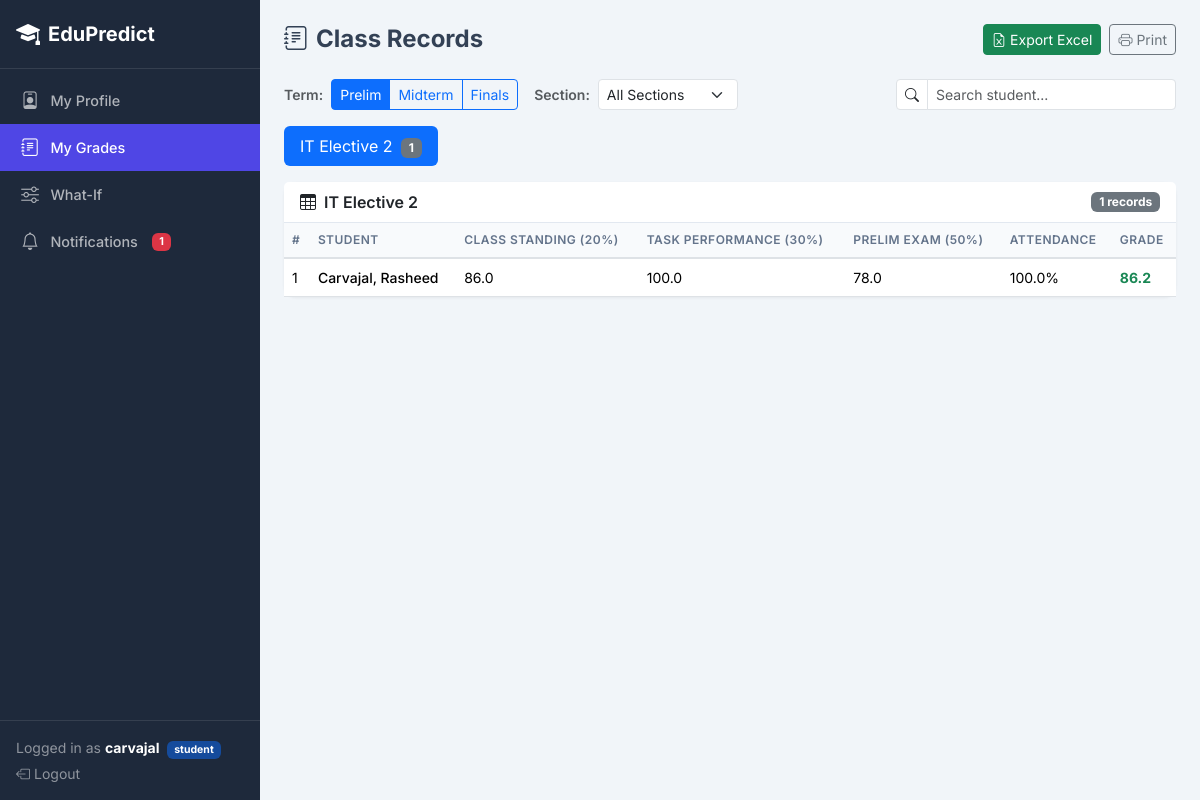
Page /class-records (signed in) on the committed database.
### app.py (models this page shows, shortened)
class User(db.Model):
    __tablename__ = 'users'
    id = db.Column(db.Integer, primary_key=True)
    username = db.Column(db.String(80), unique=True, nullable=False)
    password_hash = db.Column(db.String(256), nullable=False)
    role = db.Column(db.String(20), default='teacher')
    student_id = db.Column(db.Integer, db.ForeignKey('students.id'), nullable=True)
    @property
    def is_authenticated(self): return True
    @property
    def is_staff(self): return self.role in ('admin', 'teacher')
    @property
    def is_parent(self): return self.role == 'parent'

class Subject(db.Model):
    __tablename__ = 'subjects'
    id = db.Column(db.Integer, primary_key=True)
    name = db.Column(db.String(100), nullable=False)
    description = db.Column(db.Text)
    records = db.relationship('ClassRecord', backref='subject', lazy=True)
    topics = db.relationship('Topic', backref='subject', lazy=True)

class ClassRecord(db.Model):
    __tablename__ = 'class_records'
    id = db.Column(db.Integer, primary_key=True)
    student_id = db.Column(db.Integer, db.ForeignKey('students.id'), nullable=False)
    subject_id = db.Column(db.Integer, db.ForeignKey('subjects.id'), nullable=False)
    term = db.Column(db.String(20))
    semester = db.Column(db.String(30))
    school_year = db.Column(db.String(30))
    class_standing = db.Column(db.Float, default=0)     # Equiv % (weight 20%)
    exam_score = db.Column(db.Float, default=0)          # Equiv % (weight 50%)
    task_performance = db.Column(db.Float, default=0)    # Equiv % (weight 30%)
    attendance = db.Column(db.Float, default=100)         # Tracked separately, not in grade
    final_grade = db.Column(db.Float, default=0)          # CS*0.20 + TP*0.30 + Exam*0.50

class Student(db.Model):
    __tablename__ = 'students'
    id = db.Column(db.Integer, primary_key=True)
    name = db.Column(db.String(100), nullable=False)
    section = db.Column(db.String(20))
    year_level = db.Column(db.Integer)
    semester = db.Column(db.String(30))
    school_year = db.Column(db.String(30))
    email = db.Column(db.String(100))
    is_scholar = db.Column(db.Boolean, default=False)
    is_working_student = db.Column(db.Boolean, default=False)
    parent_phone = db.Column(db.String(20))
    parent_name = db.Column(db.String(100))
    records = db.relationship('ClassRecord', backref='student', lazy=True)
    predictions = db.relationship('Prediction', backref='student', lazy=True)
    activities = db.relationship('StudentActivity', backref='student', lazy=True)
    quiz_scores = db.relationship('QuizScore', backref='student', lazy=True)
    notifications = db.relationship('Notification', backref='student', lazy=True)

### app.py (the view, shortened to what this page needs)
@app.route('/class-records', methods=['GET', 'POST'])
@login_required
def class_records():
    if request.method == 'POST' and not current_user.is_staff:
        abort(403)
    query = (
        db.session.query(ClassRecord, Student, Subject)
        .join(Student, ClassRecord.student_id == Student.id)
        .join(Subject, ClassRecord.subject_id == Subject.id)
    )
    if current_user.role == 'student' and current_user.student_id:
        query = query.filter(ClassRecord.student_id == current_user.student_id)
    if current_user.role == 'parent' and current_user.student_id:
        query = query.filter(ClassRecord.student_id == current_user.student_id)
    all_records = query.order_by(Subject.name, Student.name, ClassRecord.term).all()
    records_by_subject = {}
    for rec, student, subject in all_records:
        records_by_subject.setdefault(subject.name, []).append((rec, student, subject))
    all_students = Student.query.order_by(Student.name).all()
    all_subjects = Subject.query.order_by(Subject.name).all()
    sections = [r[0] for r in db.session.query(Student.section).distinct().order_by(Student.section).all() if r[0]]
    return render_template('class_records.html',
                           records_by_subject=records_by_subject,
                           students=all_students, subjects=all_subjects,
                           sections=sections)

### app.py (called while the page is built)
@login_manager.user_loader
def load_user(user_id):
    return db.session.get(User, int(user_id))

### templates/class_records.html (shortened to what this page needs)
{% extends "base.html" %}
{% block content %}
<div class="d-flex flex-wrap align-items-center justify-content-between gap-2 mb-4">
    <h4 class="fw-bold mb-0"><i class="bi bi-journal-text me-2"></i>Class Records</h4>
    <div class="d-flex flex-wrap gap-2">
        <a href="{{ url_for('export_class_records') }}" class="btn btn-success btn-sm"><i class="bi bi-file-earmark-excel me-1"></i>Export Excel</a>
        <button class="btn btn-outline-secondary btn-sm" onclick="window.print()"><i class="bi bi-printer me-1"></i>Print</button>
    </div>
</div>
        <div class="d-flex flex-wrap align-items-center gap-2 mb-3">
            <span class="fw-semibold text-muted small">Term:</span>
            <div class="btn-group btn-group-sm" id="termFilter" role="group">
                <button type="button" class="btn btn-outline-primary active" data-term="Prelim">Prelim</button>
                <button type="button" class="btn btn-outline-primary" data-term="Midterm">Midterm</button>
                <button type="button" class="btn btn-outline-primary" data-term="Finals">Finals</button>
            </div>
            <span class="fw-semibold text-muted small ms-2">Section:</span>
            <select class="form-select form-select-sm" id="sectionFilter" style="width:auto;min-width:140px;">
                <option value="">All Sections</option>
            </select>
            <div class="ms-auto" style="max-width:280px;width:100%">
                <div class="input-group input-group-sm">
                    <span class="input-group-text bg-white"><i class="bi bi-search"></i></span>
                    <input type="text" class="form-control" id="recordSearch" placeholder="Search student...">
                </div>
            </div>
        </div>
        {% if subjects %}
        <ul class="nav nav-pills mb-3" id="subjectPills" role="tablist">
            {% for subject in subjects %}
            <li class="nav-item" role="presentation">
                <button class="nav-link {% if loop.first %}active{% endif %}"
                        data-bs-toggle="pill"
                        data-bs-target="#subj-{{ subject.id }}"
                        type="button" role="tab">
                    {{ subject.name }}
                    <span class="badge bg-secondary ms-1">{{ records_by_subject.get(subject.name, [])|length }}</span>
                </button>
            </li>
            {% endfor %}
        </ul>
        {% endif %}
        <div class="tab-content" id="subjectTabContent">
            {% for subject in subjects %}
            {% set subj_records = records_by_subject.get(subject.name, []) %}
            <div class="tab-pane fade {% if loop.first %}show active{% endif %}"
                 id="subj-{{ subject.id }}" role="tabpanel">
                <div class="card">
                    <div class="card-header d-flex justify-content-between align-items-center">
                        <span><i class="bi bi-table me-2"></i>{{ subject.name }}</span>
                        <span class="badge bg-secondary">{{ subj_records|length }} records</span>
                    </div>
                    <div class="card-body p-0">
                        <div class="table-responsive">
                            <table class="table table-hover align-middle mb-0">
                                <thead>
                                    <tr>
                                        <th>#</th>
                                        <th>Student</th>
                                        <th class="d-none d-md-table-cell">Class Standing (20%)</th>
                                        <th class="d-none d-md-table-cell">Task Performance (30%)</th>
                                        <th class="d-none d-md-table-cell exam-header">Prelim Exam (50%)</th>
                                        <th class="d-none d-lg-table-cell">Attendance</th>
                                        <th>Grade</th>
                                    </tr>
                                </thead>
                                <tbody>
                                {% for rec, student, subj in subj_records %}
                                <tr data-term="{{ rec.term }}" data-section="{{ student.section }}">
                                    <td class="row-num"></td>
                                    <td class="fw-medium">{{ student.name }}</td>
                                    <td class="d-none d-md-table-cell">{{ rec.class_standing }}</td>
                                    <td class="d-none d-md-table-cell">{{ rec.task_performance }}</td>
                                    <td class="d-none d-md-table-cell">{{ rec.exam_score }}</td>
                                    <td class="d-none d-lg-table-cell">{{ rec.attendance }}%</td>
                                    <td>
                                        <span class="fw-bold {% if rec.final_grade < 75 %}text-danger{% elif rec.final_grade < 80 %}text-warning{% else %}text-success{% endif %}">
                                            {{ rec.final_grade }}
                                        </span>
                                    </td>
                                </tr>
                                {% endfor %}
                                </tbody>
                            </table>
                        </div>
                    </div>
                </div>
            </div>
            {% endfor %}
        </div>
{% endblock %}

### templates/base.html (shortened to what this page needs)
<!DOCTYPE html>
<html lang="en" data-bs-theme="light">
<head>
    <link href="https://cdn.jsdelivr.net/npm/bootstrap@5.3.3/dist/css/bootstrap.min.css" rel="stylesheet">
    <link href="https://cdn.jsdelivr.net/npm/bootstrap-icons@1.11.3/font/bootstrap-icons.min.css" rel="stylesheet">
    <link rel="stylesheet" href="{{ url_for('static', filename='css/style.css') }}">
</head>
<body>
<div class="d-flex min-vh-100">
    <nav class="sidebar d-none d-lg-flex flex-column flex-shrink-0">
        <div class="sidebar-brand d-flex align-items-center gap-2 px-3 py-3 border-bottom border-white border-opacity-10">
            <i class="bi bi-mortarboard-fill fs-4"></i>
            <span class="fw-bold fs-5">EduPredict</span>
        </div>
        {% include '_sidebar_nav.html' %}
        <div class="mt-auto px-3 py-3 border-top border-white border-opacity-10 small">
            <div class="text-white-50">
                Logged in as <strong class="text-white">{{ current_user.username }}</strong>
                <span class="badge bg-primary bg-opacity-50 ms-1">{{ current_user.role }}</span>
            </div>
            <a href="{{ url_for('logout') }}" class="text-white-50 text-decoration-none d-inline-flex align-items-center gap-1 mt-1">
                <i class="bi bi-box-arrow-left"></i> Logout
            </a>
        </div>
    </nav>
    <div class="flex-grow-1 main-wrapper">
        <main class="p-3 p-md-4">
            {% block content %}{% endblock %}
        </main>
    </div>
</div>
</body>
</html>

### static/css/style.css (style rules this page uses)
:root { --ep-sidebar: 260px; --ep-dark: #1e293b; --ep-dark-hover: #334155; --ep-primary: #4f46e5; --ep-success: #10b981; --ep-warning: #f59e0b; --ep-danger: #ef4444; --ep-info: #06b6d4; }
body { font-family: 'Inter', system-ui, -apple-system, sans-serif; background: #f1f5f9; color: #334155; }
a { color: var(--ep-primary); }
.sidebar, .sidebar-offcanvas { background: var(--ep-dark); color: #fff; width: var(--ep-sidebar); }
.sidebar .sidebar-brand { font-size: 1.15rem; }
.main-wrapper { min-height: 100vh; }
.table { font-size: .875rem; }
.table thead th { background: #f8fafc; font-weight: 600; text-transform: uppercase; font-size: .75rem; letter-spacing: .04em; color: #64748b; border-bottom-width: 2px; white-space: nowrap; }
.table tbody tr { transition: background .1s; }
.card { border: none; border-radius: .75rem; box-shadow: 0 1px 3px rgba(0,0,0,.06); }
.card-header { background: #fff; font-weight: 600; border-bottom: 1px solid #e2e8f0; }

### rows in the picture
User: username "carvajal", role "student"
Subject: name "IT Elective 2", get|length "1", subj_records "1"
ClassRecord: name "Carvajal, Rasheed", class_standing "86.0", task_performance "100.0", exam_score "78.0", attendance "100.0", final_grade "86.2"
